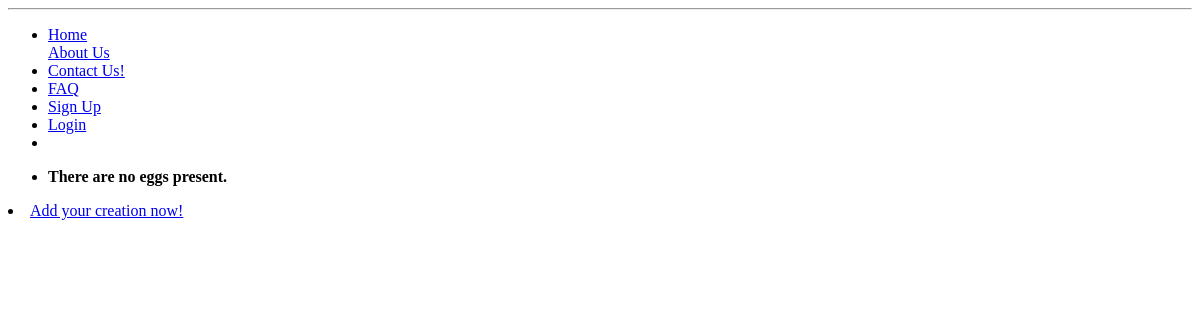
Before: /crack_em/about/ with the older database file.
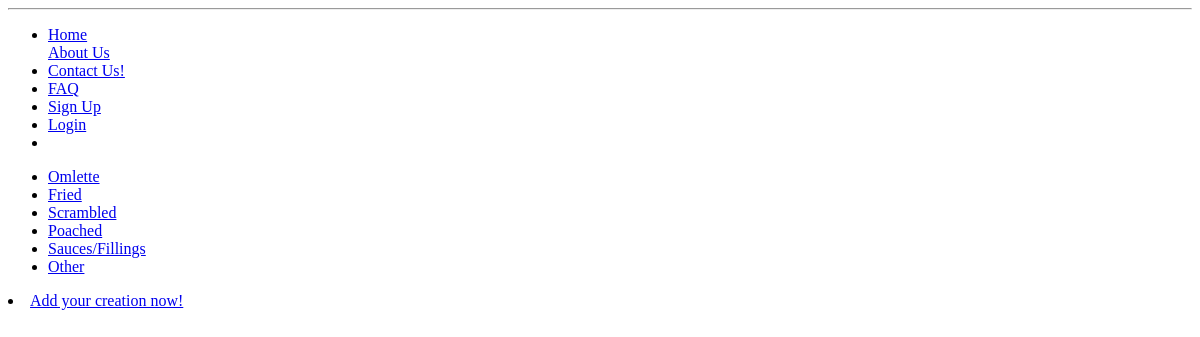
After: the same page with the newer database file.
### crack_app/models.py (models this page shows, shortened)
class Egg(models.Model):
    title = models.CharField(max_length = 128, unique = True)
    slug = models.SlugField(unique = True)

### crack_app/views.py (the view)
def about(request):
    return render(request, 'crack_app/about.html', {})

### crack_app/templatetags/crack_em_tags.py (called while the page is built)
@register.inclusion_tag('crack_app/egg_list.html')
def get_eggs(egg=None):
    return {'eggs': Egg.objects.all(),
            'current_egg': egg}

### templates/crack_app/about.html
{% extends 'crack_app/base.html' %}
{% load staticfiles %}

### templates/crack_app/egg_list.html
<ul>
{% if eggs %}
    {% for egg in eggs %}
        {% if egg == current_egg %}
            <li>
            <strong>
            <a href="{% url 'show_egg' egg.slug %}">{{ egg.title }}</a>
            </strong>
            </li>
        {% else %}
            <li>
                <a href="{% url 'show_egg' egg.slug %}">{{ egg.title }}</a>
            </li>
        {% endif %}
    {% endfor %}
{% else %}
    <li><strong>There are no eggs present.</strong></li>
{% endif %}
</ul>

Changed rows visible on the page:
added Egg: title "Omlette"
added Egg: title "Fried"
added Egg: title "Scrambled"
added Egg: title "Poached"
added Egg: title "Sauces/Fillings"
added Egg: title "Other"
Other visible differences:
text no longer shown: "There are no eggs present."
